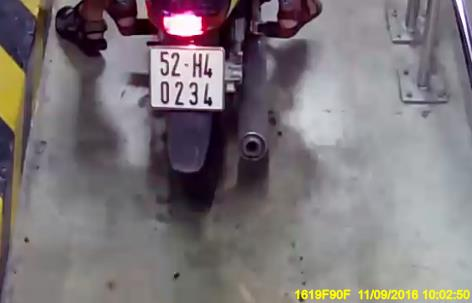
#> input picture dataset_plate/images/train/xemay1024.jpg, 472 x 303 px
$ python -i image_utils.py   (imports and definitions only)
#> lines starting #> are read from the running program, lines starting #| are printed output that depends on the picture
import numpy as np
import math
import cv2

from src.config import PLATE_PAD_RATIO


# ══════════════════════════════════════════════════════════
# CÂN BẰNG SÁNG TỐI (CLAHE) — Chống lóa, tăng contrast
# ══════════════════════════════════════════════════════════
def changeContrast(img):
    lab = cv2.cvtColor(img, cv2.COLOR_BGR2LAB)
    l_channel, a, b = cv2.split(lab)
    clahe = cv2.createCLAHE(clipLimit=3.0, tileGridSize=(8, 8))
    cl = clahe.apply(l_channel)
    limg = cv2.merge((cl, a, b))
    return cv2.cvtColor(limg, cv2.COLOR_LAB2BGR)


# ══════════════════════════════════════════════════════════
# LÀM NÉT (Unsharp Mask) — Khôi phục chi tiết sau upscale
# ══════════════════════════════════════════════════════════
def sharpen_image(img):
    """
    Unsharp Mask: blur rồi trừ ra khỏi ảnh gốc → tăng cạnh.
    Hiệu quả hơn kernel sharpen thông thường vì kiểm soát được sigma.
    """
    blurred = cv2.GaussianBlur(img, (0, 0), sigmaX=2.0)
    # ảnh_nét = ảnh_gốc * (1 + amount) - blur * amount
    sharpened = cv2.addWeighted(img, 1.5, blurred, -0.5, 0)
    return sharpened


# ══════════════════════════════════════════════════════════
# PADDING VIỀN TRẮNG — Tránh YOLO miss ký tự sát biên
# ══════════════════════════════════════════════════════════
def add_border_padding(img, pad_ratio=None):
    """
    Thêm viền trắng quanh ảnh biển số.
    YOLO hay bỏ sót ký tự đầu/cuối nếu chúng nằm sát cạnh ảnh.
    """
    if pad_ratio is None:
        pad_ratio = PLATE_PAD_RATIO

    h, w = img.shape[:2]
    pad_x = max(int(w * pad_ratio), 3)
    pad_y = max(int(h * pad_ratio), 3)

    # copyMakeBorder với viền trắng (255, 255, 255)
    padded = cv2.copyMakeBorder(
        img,
        top=pad_y, bottom=pad_y, left=pad_x, right=pad_x,
        borderType=cv2.BORDER_CONSTANT,
        value=(255, 255, 255),
    )
    return padded


# ══════════════════════════════════════════════════════════
# KHỬ NHIỄU NHẸ — Cho ảnh tối / nhiều noise
# ══════════════════════════════════════════════════════════
def denoise_if_needed(img):
    """
    Kiểm tra độ sáng trung bình. Nếu ảnh tối (mean < 80) → khử nhiễu nhẹ.
    Không khử nhiễu ảnh sáng bình thường vì sẽ làm mất chi tiết.
    """
    try:
        gray = cv2.cvtColor(img, cv2.COLOR_BGR2GRAY)
        mean_brightness = np.mean(gray)

        if mean_brightness < 80:
            # bilateralFilter: nhanh hơn fastNlMeans ~60 lần cho ảnh nhỏ
            # d=7: đường kính pixel lân cận
            # sigmaColor=50: lọc màu (giữ cạnh)
            # sigmaSpace=50: lọc không gian
            return cv2.bilateralFilter(img, 7, 50, 50)
    except Exception:
        pass  # Nếu denoise lỗi → trả về ảnh gốc, không crash pipeline

    return img


# ══════════════════════════════════════════════════════════
# XOAY ẢNH + TÍNH GÓC NGHIÊNG (Deskew)
# ══════════════════════════════════════════════════════════
def rotate_image(image, angle):
    image_center = tuple(np.array(image.shape[1::-1]) / 2)
    rot_mat = cv2.getRotationMatrix2D(image_center, angle, 1.0)
    return cv2.warpAffine(image, rot_mat, image.shape[1::-1], flags=cv2.INTER_LINEAR)


def compute_skew(src_img):
    """Tìm góc nghiêng của biển số bằng Hough Lines."""
    img = cv2.medianBlur(src_img, 3)
    edges = cv2.Canny(img, threshold1=30, threshold2=100, apertureSize=3, L2gradient=True)
    h, w = img.shape[:2]
    lines = cv2.HoughLinesP(edges, 1, math.pi / 180, 30, minLineLength=w / 1.5, maxLineGap=h / 3.0)

    if lines is None:
        return 0.0

    min_line = 100
    min_line_pos = 0
    for i in range(len(lines)):
        for x1, y1, x2, y2 in lines[i]:
            center_point = [((x1 + x2) / 2), ((y1 + y2) / 2)]
            if center_point[1] < min_line:
                min_line = center_point[1]
                min_line_pos = i

    angle = 0.0
    cnt = 0
    for x1, y1, x2, y2 in lines[min_line_pos]:
        ang = np.arctan2(y2 - y1, x2 - x1)
        # Chuyển sang độ rồi mới so sánh (arctan2 trả về radian, max ±3.14)
        ang_degree = math.degrees(ang)
        if math.fabs(ang_degree) <= 30:  # Chỉ xoay nếu nghiêng ≤ 30°
            angle += ang_degree
            cnt += 1

    return (angle / cnt) if cnt > 0 else 0.0


# ══════════════════════════════════════════════════════════
# HÀM TỔNG HỢP: Pipeline tiền xử lý biển số đầy đủ
# ══════════════════════════════════════════════════════════
def preprocess_and_deskew(src_img):
    """
    Pipeline tiền xử lý biển số:
      1. Guard: bỏ qua ảnh quá nhỏ
      2. Denoise nếu ảnh tối
      3. CLAHE tăng contrast
      4. Deskew (nắn thẳng)
      5. Sharpen (làm nét)
      6. Padding viền trắng
    """
    h, w = src_img.shape[:2]
    if h < 10 or w < 10:
        return src_img

    # 1. Khử nhiễu nếu ảnh tối
    img = denoise_if_needed(src_img)

    # 2. Tăng contrast
    enhanced_img = changeContrast(img)

    # 3. Nắn thẳng
    angle = compute_skew(enhanced_img)
    if angle != 0.0:
        enhanced_img = rotate_image(enhanced_img, angle)

    # 4. Làm nét
    enhanced_img = sharpen_image(enhanced_img)

    # 5. Padding viền trắng
    enhanced_img = add_border_padding(enhanced_img)

    return enhanced_img

>>> import cv2
>>> picture = cv2.imread('../../../dataset_plate/images/train/xemay1024.jpg')
#> picture is the input picture: shape (303, 472, 3); mean B, G, R 120.6, 117.2, 124.2
>>> result = preprocess_and_deskew(picture)
#> in denoise_if_needed, `gray = cv2.cvtColor(img, cv2.COLOR_BGR2GRAY)`:
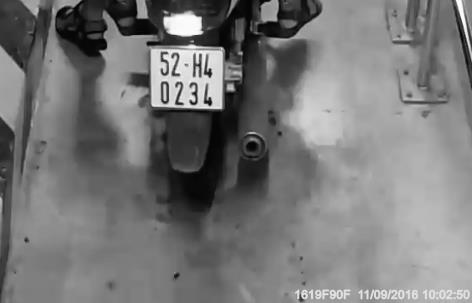
#> gray: shape (303, 472); min 2, max 255, mean 119.6
#> in denoise_if_needed, `mean_brightness = np.mean(gray)`: mean_brightness = 119.6
#> in changeContrast, `lab = cv2.cvtColor(img, cv2.COLOR_BGR2LAB)`: lab: shape (303, 472, 3); mean of channels 0, 1, 2 126.2, 131.7, 127.1
#> in changeContrast, `l_channel, a, b = cv2.split(lab)`:
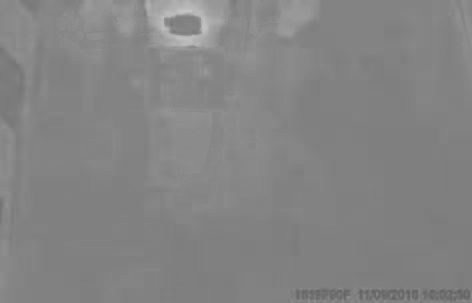
#> a: shape (303, 472); min 98, max 198, mean 131.7
#> in changeContrast, `l_channel, a, b = cv2.split(lab)`:
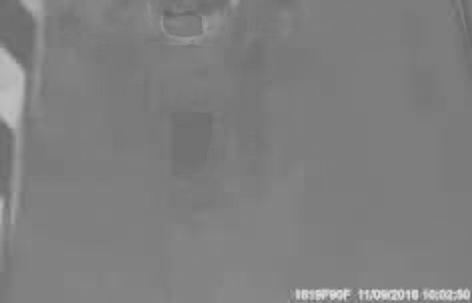
#> b: shape (303, 472); min 99, max 220, mean 127.1
#> in changeContrast, `cl = clahe.apply(l_channel)`:
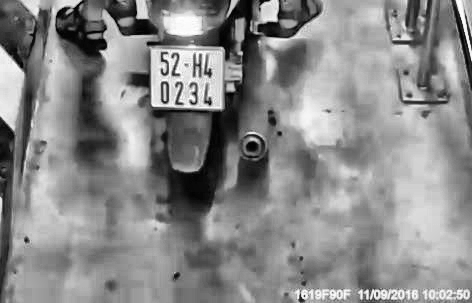
#> cl: shape (303, 472); min 0, max 255, mean 137.7
#> in changeContrast, `limg = cv2.merge((cl, a, b))`: limg: shape (303, 472, 3); mean of channels 0, 1, 2 137.7, 131.7, 127.1
#> in compute_skew, `edges = cv2.Canny(img, threshold1=30, threshold2=100, apertureSize=3, ..`:
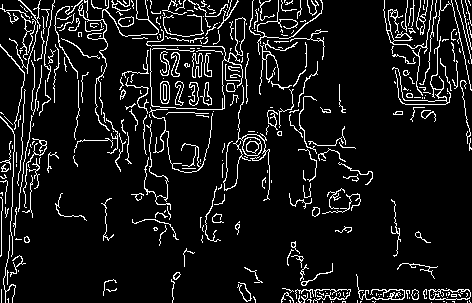
#> edges: shape (303, 472); 9% white in thin lines or dots
#> in compute_skew, `lines = cv2.HoughLinesP(edges, 1, math.pi / 180, 30, minLineLength=w /..`: lines = 126 rows, first 6: [10, 19, 468, 11], [2, 7, 469, 15], [24, 37, 469, 29], [15, 42, 469, 50], [10, 17, 470, 33], [5, 122, 461, 0]
#> the loop in compute_skew, `for i in range(len(lines)):` made 126 passes
#> after the loop in compute_skew, `for i in range(len(lines)):`: min_line = 0; min_line_pos = 81
#> the loop in compute_skew, `for x1, y1, x2, y2 in lines[min_line_pos]:` made 1 pass
#> (x1, y1, x2, y2, ang, ang_degree, angle, cnt) on pass 1: (18, 0, 468, 0, 0, 0, 0, 1)
#> after the loop in compute_skew, `for x1, y1, x2, y2 in lines[min_line_pos]:`: angle = 0; cnt = 1
#> in preprocess_and_deskew, `angle = compute_skew(enhanced_img)`: angle = 0
#> in sharpen_image, `blurred = cv2.GaussianBlur(img, (0, 0), sigmaX=2.0)`:
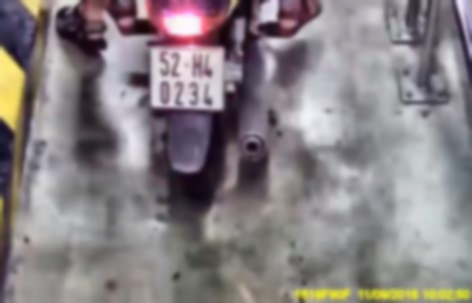
#> blurred: shape (303, 472, 3); mean B, G, R 132.2, 129.1, 136.1
#> in add_border_padding, `padded = cv2.copyMakeBorder( img, top=pad_y, bottom=pad_y, left=pad_x,..`:
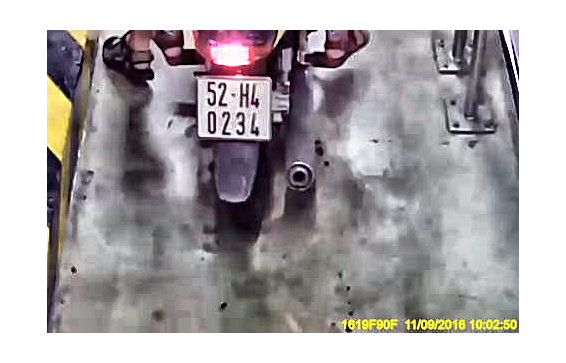
#> padded: shape (363, 566, 3); mean B, G, R 169.5, 167.4, 172.1

$ run again, on dataset_plate/images/train/xemay1056.jpg
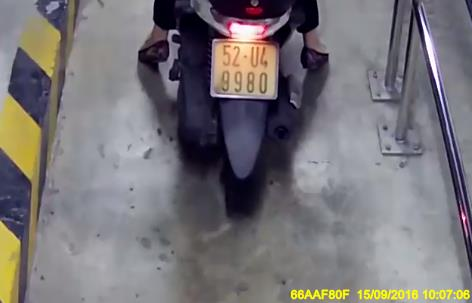
#> input picture dataset_plate/images/train/xemay1056.jpg, 472 x 303 px
#> picture is the input picture: shape (303, 472, 3); mean B, G, R 119.4, 115.8, 119.2
#> mean_brightness = 117.2
#> lab: shape (303, 472, 3); mean of channels 0, 1, 2 123.8, 130.7, 126.1
#> limg: shape (303, 472, 3); mean of channels 0, 1, 2 135.7, 130.7, 126.1
#> in compute_skew, `edges = cv2.Canny(img, threshold1=30, threshold2=100, apertureSize=3, ..`:
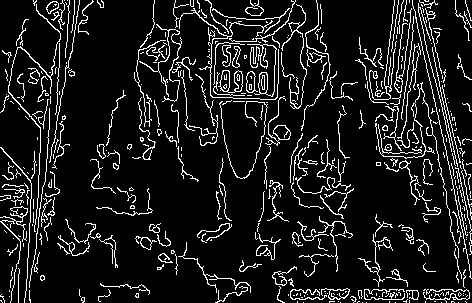
#> edges: shape (303, 472); 10.8% white in thin lines or dots
#> lines = 148 rows, first 6: [4, 225, 428, 0], [5, 98, 447, 98], [12, 289, 466, 289], [9, 290, 468, 290], [12, 67, 469, 107], [14, 189, 455, 2]
#> the loop in compute_skew, `for i in range(len(lines)):` made 148 passes
#> after the loop in compute_skew, `for i in range(len(lines)):`: min_line = 7.5; min_line_pos = 37
#> the loop in compute_skew, `for x1, y1, x2, y2 in lines[min_line_pos]:` made 1 pass
#> (x1, y1, x2, y2, ang, ang_degree, angle, cnt) on pass 1: (36, 0, 469, 15, 0.0346, 1.98, 1.98, 1)
#> after the loop in compute_skew, `for x1, y1, x2, y2 in lines[min_line_pos]:`: angle = 1.98; cnt = 1
#> in preprocess_and_deskew, `angle = compute_skew(enhanced_img)`: angle = 1.98
#> rot_mat = [[0.999, 0.0346, -5.1], [-0.0346, 0.999, 8.26]]
#> in add_border_padding, `padded = cv2.copyMakeBorder( img, top=pad_y, bottom=pad_y, left=pad_x,..`:
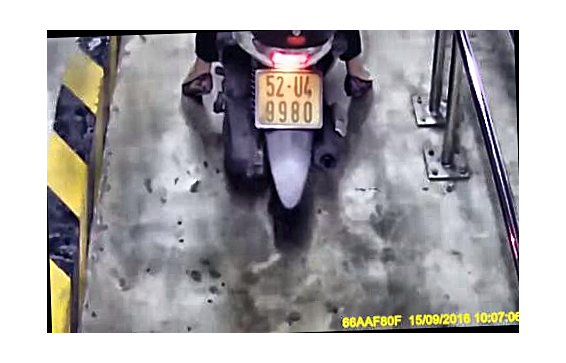
#> padded: shape (363, 566, 3); mean B, G, R 167.7, 165.3, 167.6

$ run again, on dataset_plate/images/train/xemay1094.jpg
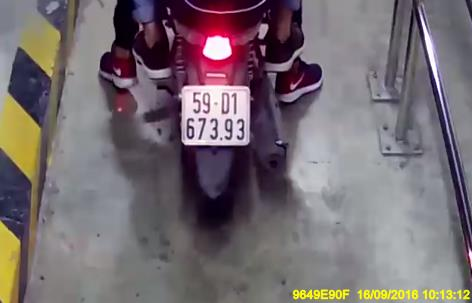
#> input picture dataset_plate/images/train/xemay1094.jpg, 472 x 303 px
#> picture is the input picture: shape (303, 472, 3); mean B, G, R 113.1, 108.1, 118.1
#> mean_brightness = 111.6
#> lab: shape (303, 472, 3); mean of channels 0, 1, 2 118.2, 133.3, 126.8
#> limg: shape (303, 472, 3); mean of channels 0, 1, 2 132.6, 133.3, 126.8
#> in compute_skew, `edges = cv2.Canny(img, threshold1=30, threshold2=100, apertureSize=3, ..`:
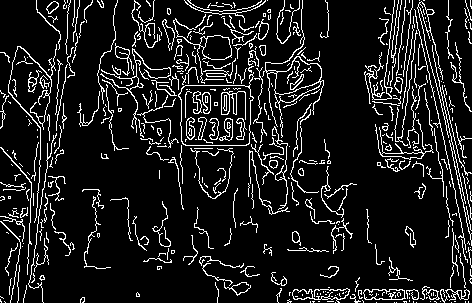
#> edges: shape (303, 472); 11.2% white in thin lines or dots
#> lines = 152 rows, first 6: [5, 54, 471, 111], [8, 60, 465, 157], [10, 79, 459, 72], [0, 197, 470, 26], [9, 218, 464, 137], [37, 10, 468, 10]
#> after the loop in compute_skew, `for i in range(len(lines)):`: min_line = 3; min_line_pos = 87
#> the loop in compute_skew, `for x1, y1, x2, y2 in lines[min_line_pos]:` made 1 pass
#> (x1, y1, x2, y2, ang, ang_degree, angle, cnt) on pass 1: (47, 6, 401, 0, -0.0169, -0.971, -0.971, 1)
#> after the loop in compute_skew, `for x1, y1, x2, y2 in lines[min_line_pos]:`: angle = -0.971; cnt = 1
#> in preprocess_and_deskew, `angle = compute_skew(enhanced_img)`: angle = -0.971
#> rot_mat = [[1, -0.0169, 2.6], [0.0169, 1, -3.98]]
#> in add_border_padding, `padded = cv2.copyMakeBorder( img, top=pad_y, bottom=pad_y, left=pad_x,..`:
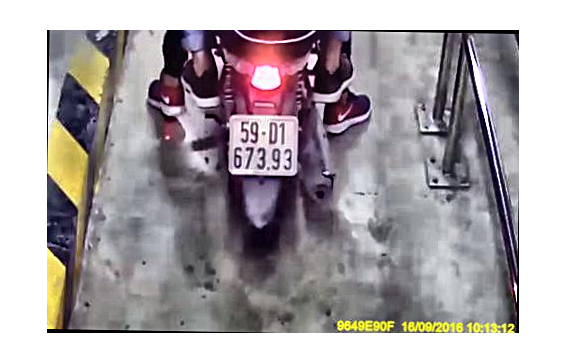
#> padded: shape (363, 566, 3); mean B, G, R 165.7, 162.6, 169.2

$ run again, on dataset_plate/images/train/xemay1120.jpg
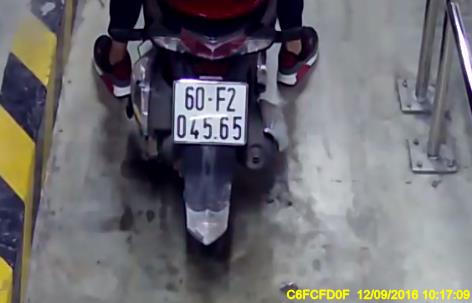
#> input picture dataset_plate/images/train/xemay1120.jpg, 472 x 303 px
#> picture is the input picture: shape (303, 472, 3); mean B, G, R 112.2, 107.4, 108.9
#> mean_brightness = 108.4
#> lab: shape (303, 472, 3); mean of channels 0, 1, 2 114.3, 130.2, 125.3
#> limg: shape (303, 472, 3); mean of channels 0, 1, 2 129.3, 130.2, 125.3
#> edges: shape (303, 472); 12.6% white in thin lines or dots
#> lines = 196 rows, first 6: [6, 127, 470, 160], [0, 260, 454, 299], [1, 281, 471, 119], [20, 152, 466, 7], [29, 2, 468, 298], [56, 45, 380, 298]
#> after the loop in compute_skew, `for i in range(len(lines)):`: min_line = 4; min_line_pos = 157
#> the loop in compute_skew, `for x1, y1, x2, y2 in lines[min_line_pos]:` made 1 pass
#> (x1, y1, x2, y2, ang, ang_degree, angle, cnt) on pass 1: (29, 0, 466, 8, 0.0183, 1.05, 1.05, 1)
#> after the loop in compute_skew, `for x1, y1, x2, y2 in lines[min_line_pos]:`: angle = 1.05; cnt = 1
#> in preprocess_and_deskew, `angle = compute_skew(enhanced_img)`: angle = 1.05
#> rot_mat = [[1, 0.0183, -2.73], [-0.0183, 1, 4.35]]
#> in add_border_padding, `padded = cv2.copyMakeBorder( img, top=pad_y, bottom=pad_y, left=pad_x,..`:
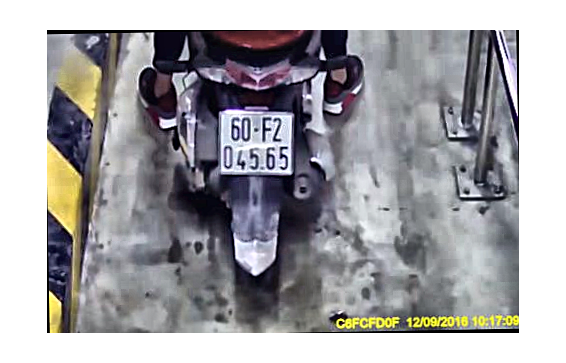
#> padded: shape (363, 566, 3); mean B, G, R 165.1, 162, 163
